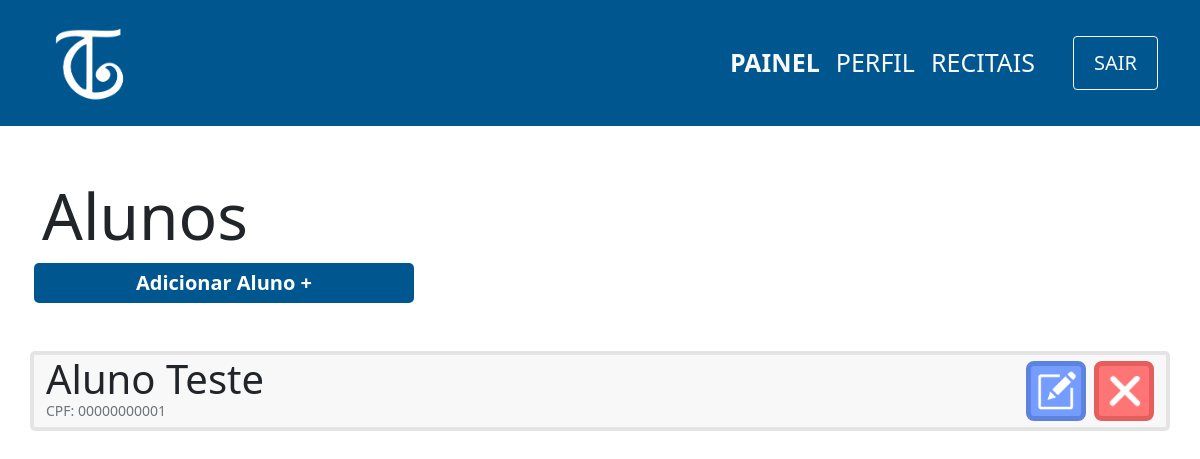
Page /view/aluno/index.php (signed in) on the earlier database version.
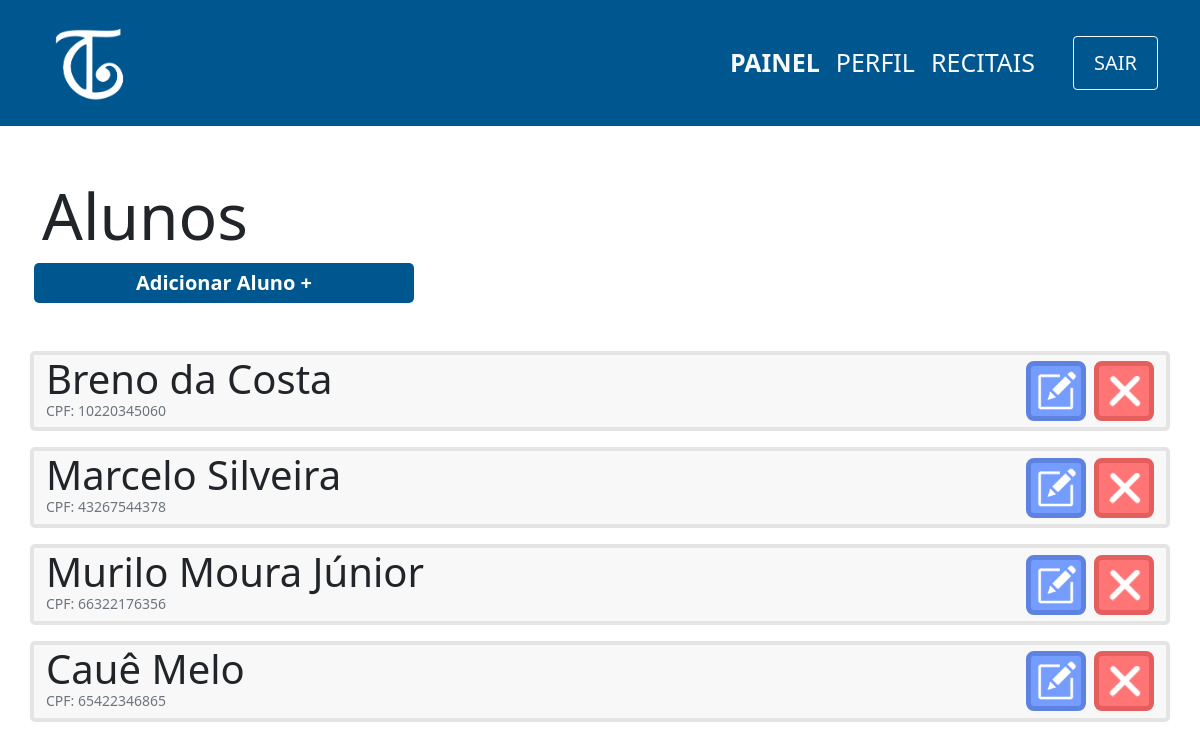
Same page on the later database version.
### tables this page shows
CREATE TABLE aluno(
                id INTEGER PRIMARY KEY,
                cpf varchar(11) not null,
                nome varchar(100) not null,
                username varchar(100) UNIQUE not null,
                responsavel varchar(100),
                data_nasc date not null,
                senha varchar(100) not null,
                email varchar(100) UNIQUE not null                    
            );

### controller/aluno/index.php (called while the page is built)
<?php
    require '../../db/connection.php';
    try {
        $sql=$db->prepare('SELECT nome,id,cpf FROM aluno');
        $sql->execute();
        $alunos=$sql->fetchAll(PDO::FETCH_ASSOC);
    } catch (PDOException $e) {
        echo 'Erro ao executar comando no banco de dados: ' . $e->getMessage();
        exit();
    }

### view/aluno/index.php (the view, shortened to what this page needs)
<?php
    include '../../layouts/navbar.php';
    include '../../controller/aluno/index.php';
?>
<div class="container">
    <div class="row mt-5">
        <h1 class="mt-1 display-3">Alunos</h1>
        <span class="btn-principal col-md-4 col-sm-12 mx-1 text-center mb-5" onclick="location.href='cadastro.php'">
            <a href="cadastro.php">Adicionar Aluno +</a>
        </span>
        <?php
            foreach($alunos as $aluno){
                echo'
                    <div class="col-12 card d-flex flex-row mb-3 justify-content-between">
                        <div class="d-flex flex-column">
                            <p class="m-0 display-6">'.$aluno['nome'].'
                            </p>
                            <p class="m-0 text-muted display-3 mb-2" style="font-size:14px">CPF:
                                '.$aluno['cpf'].'
                            </p>
                        </div>
                        <div class="d-flex align-items-center">
                            <button onclick="location.href=\'edit.php?id='.$aluno['id'].'\';" class="btn-editar mx-2">
                                <img src="../../images/edit-icon.png" width=40px>
                            </button>
                            <button onclick="location.href=\'../../controller/aluno/delete.php?id='.$aluno['id'].'\';" class="btn-remover">
                                <img src="../../images/delete-icon.png" width=40px>
                            </button>
                        </div>
                    </div>';
            }
        ?>
    </div>
</div>
<?php include '../../layouts/footer.php'; ?>

Differences in the rows shown:
removed aluno: nome "Aluno Teste", cpf "00000000001"
added aluno: nome "Breno da Costa", cpf "10220345060"
added aluno: nome "Marcelo Silveira", cpf "43267544378"
added aluno: nome "Murilo Moura Júnior", cpf "66322176356"
added aluno: nome "Cauê Melo", cpf "65422346865"
